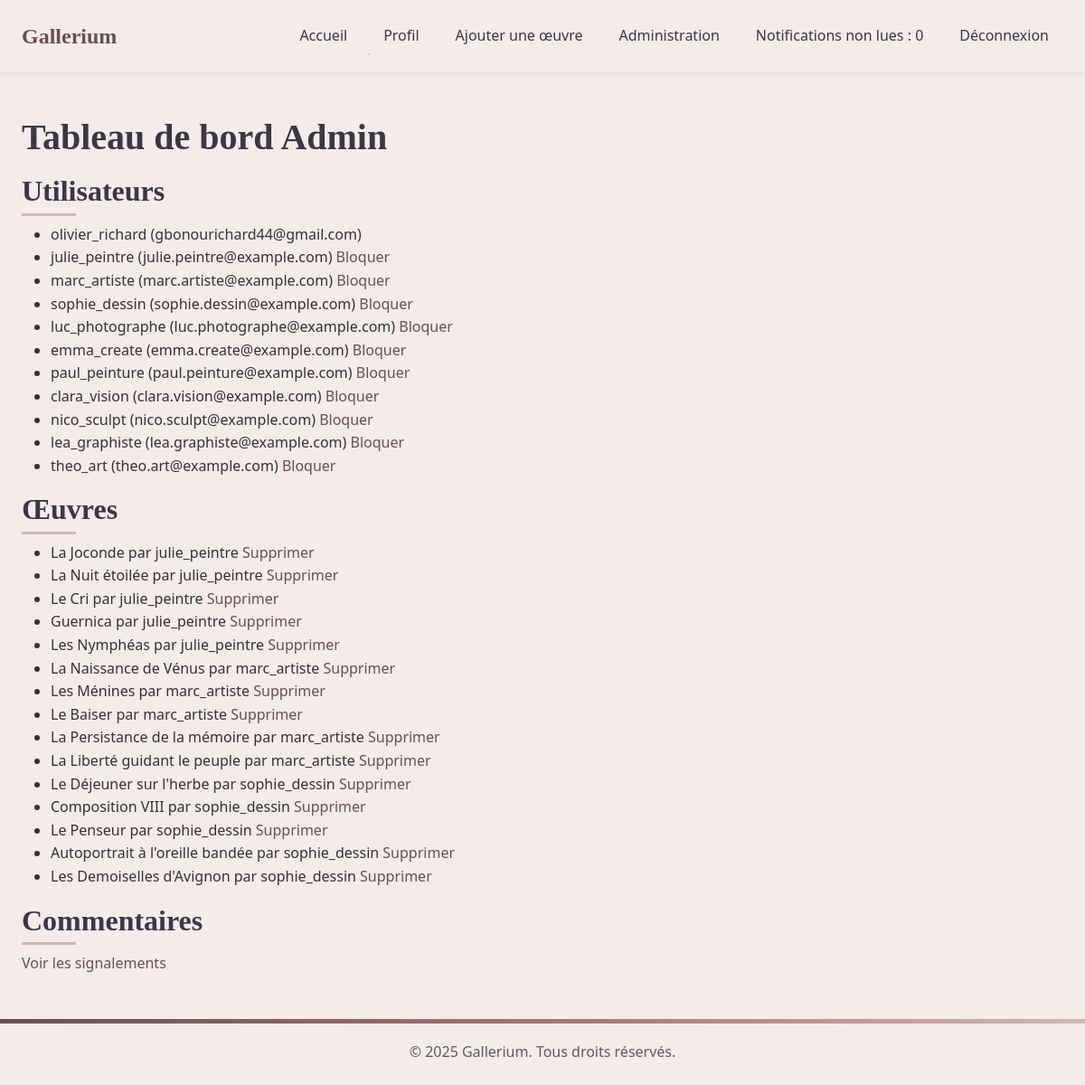
The app's page /admin/dashboard (signed in), older data.
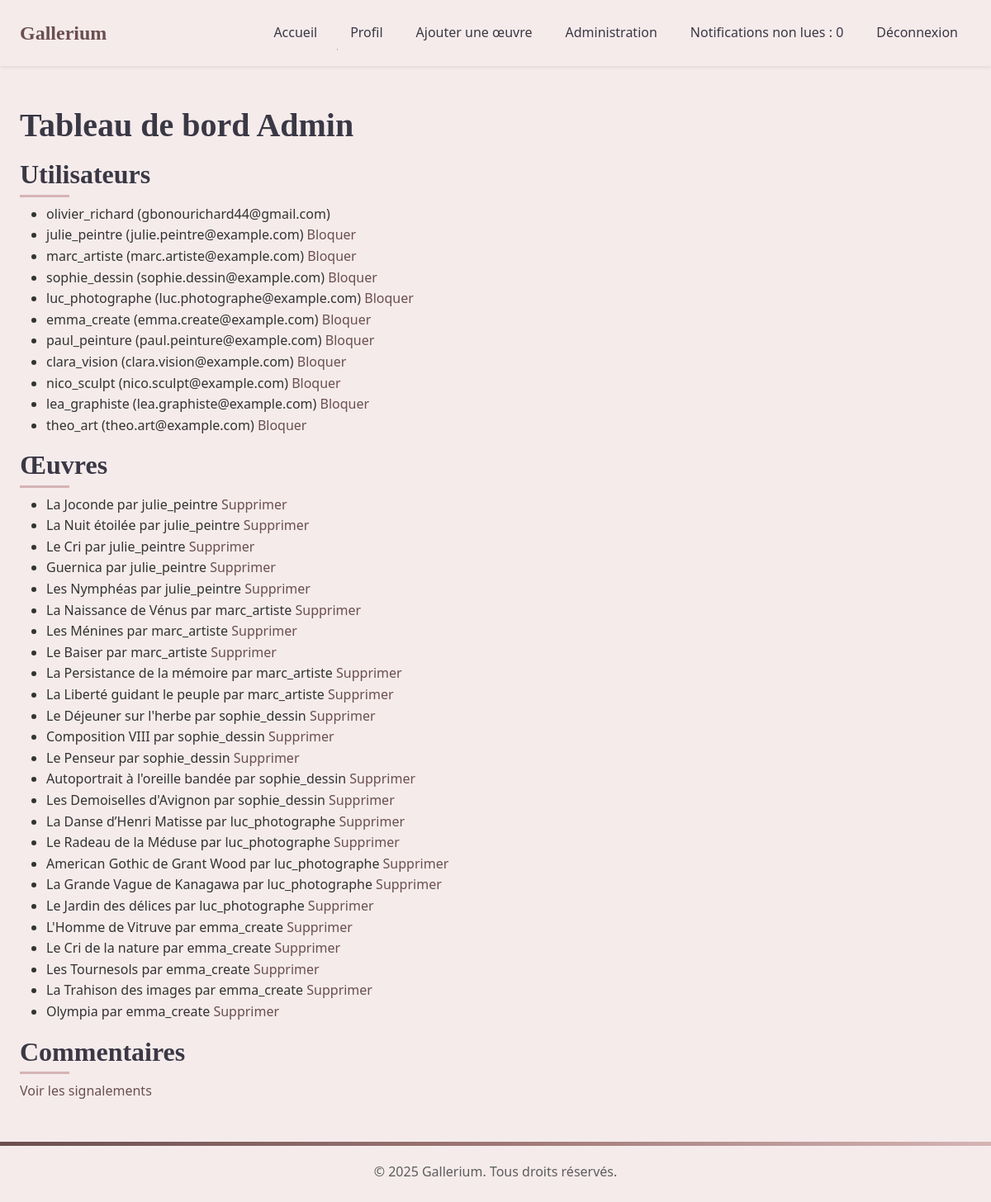
The same page, newer data.
### app/models.py (models this page shows)
class User(UserMixin, db.Model):
    id = db.Column(db.Integer, primary_key=True)
    username = db.Column(db.String(64), unique=True, nullable=False)
    email = db.Column(db.String(120), unique=True, nullable=False)
    password_hash = db.Column(db.String(128), nullable=False)
    bio = db.Column(db.Text)
    avatar = db.Column(db.String(128))
    is_admin = db.Column(db.Boolean, default=False)

class Artwork(db.Model):
    id = db.Column(db.Integer, primary_key=True)
    title = db.Column(db.String(128), nullable=False)
    description = db.Column(db.Text, nullable=False)
    image_path = db.Column(db.String(128), nullable=False)
    emotion_target = db.Column(db.String(64), nullable=False)
    emotion_detected = db.Column(db.String(64))  # Champ pour l'émotion détectée
    user_id = db.Column(db.Integer, db.ForeignKey('user.id'), nullable=False)
    created_at = db.Column(db.DateTime, default=datetime.utcnow, nullable=False)
    user = db.relationship('User', backref=db.backref('artworks', lazy=True))
    comments = db.relationship('Comment', backref='artwork', lazy=True)  # Nouvelle relation

### app/routes/admin.py (the view)
@bp.route('/dashboard')
@login_required
@admin_required
def dashboard():
    users = User.query.all()
    artworks = Artwork.query.all()
    comments = Comment.query.all()
    reports = Report.query.filter_by(resolved=False).all()
    return render_template('admin/dashboard.html', users=users, artworks=artworks, comments=comments, reports=reports)

### app/templates/admin/dashboard.html (shortened to what this page needs)
{% extends "base.html" %}
{% block content %}
    <h1>Tableau de bord Admin</h1>
    <h2>Utilisateurs</h2>
    <ul>
        {% for user in users %}
            <li>{{ user.username }} ({{ user.email }})
                {% if not user.is_admin %}
                    <a href="{{ url_for('admin.block_user', user_id=user.id) }}">Bloquer</a>
                {% endif %}
            </li>
        {% endfor %}
    </ul>
    <h2>Œuvres</h2>
    <ul>
        {% for artwork in artworks %}
            <li>{{ artwork.title }} par {{ artwork.user.username }}
                <a href="{{ url_for('admin.delete_artwork', artwork_id=artwork.id) }}">Supprimer</a>
            </li>
        {% endfor %}
    </ul>
    <h2>Commentaires</h2>
    <p><a href="{{ url_for('admin.moderation') }}">Voir les signalements</a></p>
{% endblock %}

### app/templates/base.html (shortened to what this page needs)
<!DOCTYPE html>
<html lang="fr">
<head>
    <link href="https://cdn.jsdelivr.net/npm/bootstrap@5.3.0/dist/css/bootstrap.min.css" rel="stylesheet">
    <link rel="stylesheet" href="{{ url_for('static', filename='css/style.css') }}">
    <link rel="stylesheet" href="https://cdnjs.cloudflare.com/ajax/libs/font-awesome/6.4.0/css/all.min.css">
</head>
<body>
    <nav class="navbar navbar-expand-lg bg-light shadow-sm">
        <div class="container">
            <a class="navbar-brand fw-bold fs-4" href="{{ url_for('main.index') }}">Gallerium</a>
            <div class="collapse navbar-collapse" id="navbarNav">
                <ul class="navbar-nav ms-auto gap-2">
                    <li class="nav-item">
                        <a class="nav-link" href="{{ url_for('main.index') }}">Accueil</a>
                    </li>
                    {% if current_user.is_authenticated %}
                        <li class="nav-item">
                            <a class="nav-link" href="{{ url_for('user.profile') }}">Profil</a>
                        </li>
                        <li class="nav-item">
                            <a class="nav-link" href="{{ url_for('user.upload') }}">Ajouter une œuvre</a>
                        </li>
                        {% if current_user.is_admin %}
                            <li class="nav-item">
                                <a class="nav-link" href="{{ url_for('admin.dashboard') }}">Administration</a>
                            </li>
                            <li class="nav-item">
                                <a class="nav-link" href="{{ url_for('admin.notifications') }}">
                                    <span>Notifications non lues : {{ unread_count }}</span>
                                </a>
                            </li>
                        {% endif %}
                        <li class="nav-item">
                            <a class="nav-link" href="{{ url_for('auth.logout') }}">Déconnexion</a>
                        </li>
                    {% endif %}
                </ul>
            </div>
        </div>
    </nav>
    <div class="container my-5">
        {% block content %}{% endblock %}
    </div>
    <footer class="bg-light py-4 mt-5">
        <div class="container text-center">
            <p class="mb-0 text-muted">&copy; 2025 Gallerium. Tous droits réservés.</p>
        </div>
    </footer>
</body>
</html>

### app/static/css/style.css (style rules this page uses)
:root { --primary-color: #6B4F4F; --secondary-color: #9E7676; --accent-color: #D5B4B4; --light-color: #F5EBEB; --dark-color: #3A3845; --text-color: #333333; --text-light: #5D5D5D; --success-color: #4A8C7D; --warning-color: #D4A762; --danger-color: #C1666B; --transition-fast: 0.2s ease; --transition-norm: 0.3s ease; --transition-slow: 0.5s ease; --shadow-sm: 0 2px 10px rgba(0, 0, 0, 0.08); --shadow-md: 0 5px 15px rgba(0, 0, 0, 0.1); --shadow-lg: 0 10px 25px rgba(0, 0, 0, 0.15); --card-radius: 12px; --card-padding: 1.5rem; }
* { margin: 0; padding: 0; box-sizing: border-box; }
body { font-family: 'Segoe UI', Tahoma, Geneva, Verdana, sans-serif; line-height: 1.6; color: var(--text-color); background-color: var(--light-color); overflow-x: hidden; }
a { text-decoration: none; color: var(--primary-color); transition: color var(--transition-fast), transform var(--transition-fast); position: relative; }
a::after { content: ''; position: absolute; width: 0; height: 1px; bottom: -2px; left: 0; background-color: var(--secondary-color); transition: width var(--transition-norm); }
h1, h2, h3, h4, h5, h6 { font-family: 'Playfair Display', serif; font-weight: 600; color: var(--dark-color); margin-bottom: 1rem; position: relative; }
h2::after { content: ''; position: absolute; width: 60px; height: 3px; background-color: var(--accent-color); left: 0; bottom: -0.5rem; transition: width var(--transition-slow); }
.container { max-width: 1200px; padding: 0 1.5rem; margin: 0 auto; }
.navbar { background-color: rgba(245, 235, 235, 0.97) !important; backdrop-filter: blur(10px); -webkit-backdrop-filter: blur(10px); box-shadow: var(--shadow-sm); padding: 1rem 0; transition: padding var(--transition-norm); position: sticky; top: 0; z-index: 1000; }
.navbar-brand { font-family: 'Playfair Display', serif; font-size: 1.8rem; color: var(--primary-color) !important; transition: transform var(--transition-norm); }
.nav-link { font-weight: 500; padding: 0.5rem 1rem !important; color: var(--dark-color) !important; position: relative; overflow: hidden; }
.nav-link::before { content: ''; position: absolute; bottom: 0; left: 0; width: 100%; height: 2px; background-color: var(--secondary-color); transform: translateX(-100%); transition: transform var(--transition-norm); }
footer { background-color: var(--dark-color); color: white; padding: 3rem 0 2rem; margin-top: 5rem; position: relative; overflow: hidden; }
footer::before { content: ''; position: absolute; top: 0; left: 0; width: 100%; height: 5px; background: linear-gradient(to right, var(--primary-color), var(--secondary-color), var(--accent-color)); }
.bg-light { background-color: var(--light-color) !important; }
.text-muted { color: var(--text-light) !important; }

Row changes from the older to the newer data that the page shows:
added Artwork: title "La Danse d’Henri Matisse", user.username "luc_photographe"
added Artwork: title "Le Radeau de la Méduse", user.username "luc_photographe"
added Artwork: title "American Gothic de Grant Wood", user.username "luc_photographe"
added Artwork: title "La Grande Vague de Kanagawa", user.username "luc_photographe"
added Artwork: title "Le Jardin des délices", user.username "luc_photographe"
added Artwork: title "L'Homme de Vitruve", user.username "emma_create"
added Artwork: title "Le Cri de la nature", user.username "emma_create"
added Artwork: title "Les Tournesols", user.username "emma_create"
added Artwork: title "La Trahison des images", user.username "emma_create"
added Artwork: title "Olympia", user.username "emma_create"
